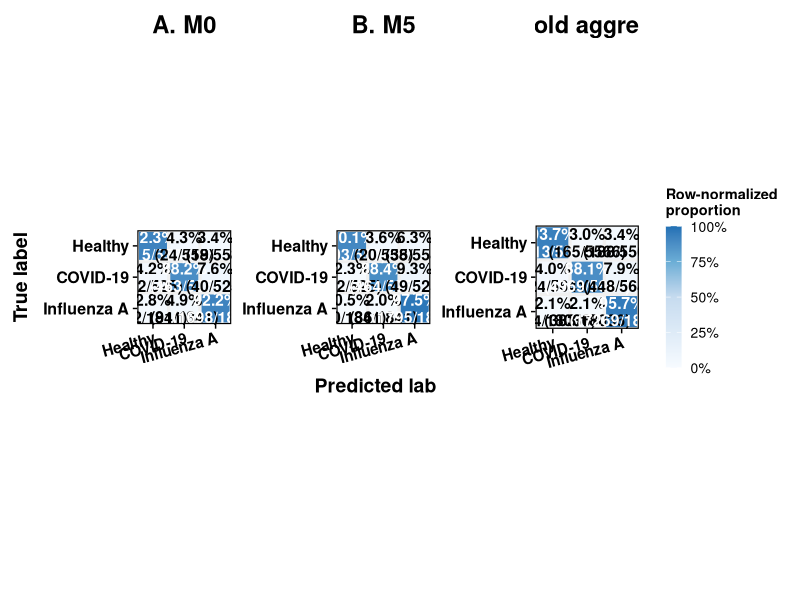
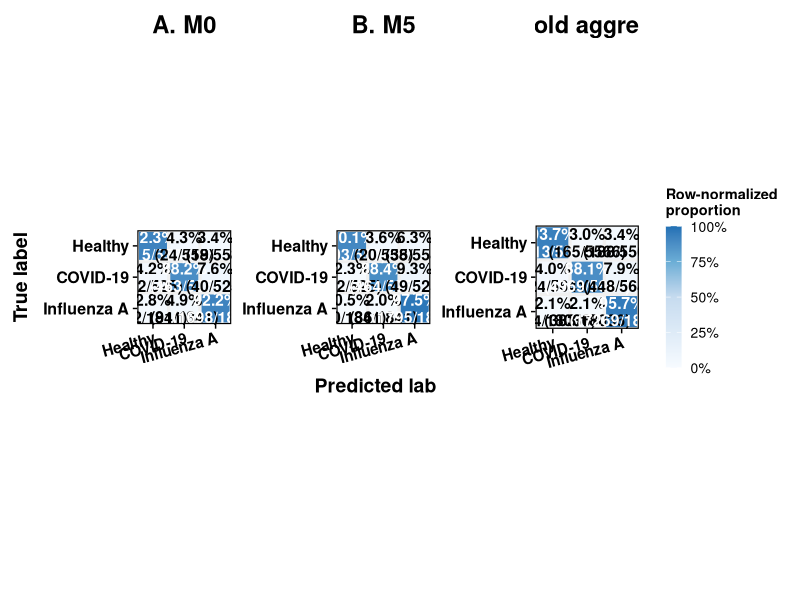
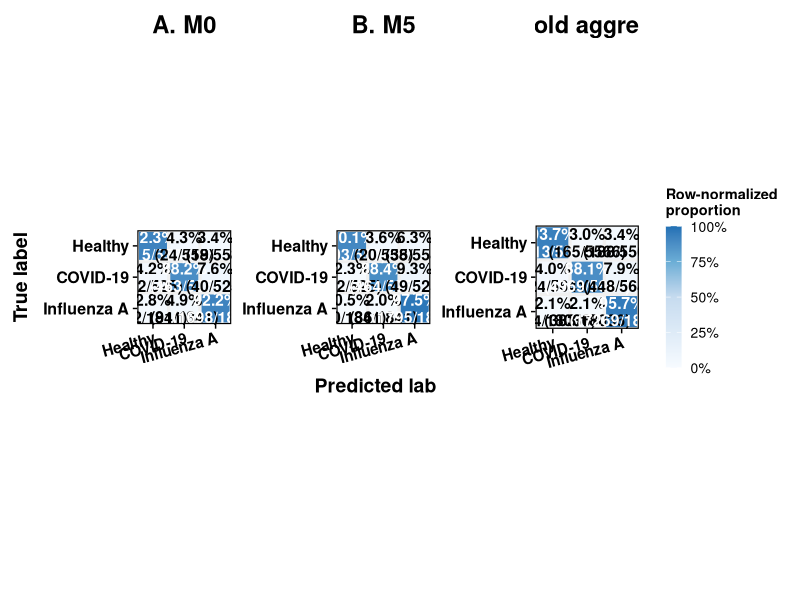

These charts were generated, in order, by the following R code:
# =========================================================
# Figure 2. Composite confusion matrices
# A. M0
# B. M5
# C. 5-fold aggregated
# FINAL STABLE VERSION
# =========================================================

library(ggplot2)
library(dplyr)
library(scales)
library(patchwork)
library(grid)

# -----------------------------
# 0. Global settings
# -----------------------------
class_names <- c("Healthy", "COVID-19", "Influenza A")
base_family_use <- "sans"   # 想换字体可改成 "Arial"

# -----------------------------
# 1. Input matrices
# -----------------------------
# M0
cm_M0 <- matrix(
  c(
    515, 24, 19,
    22, 463, 40,
    52, 91, 1698
  ),
  nrow = 3,
  byrow = TRUE
)

# M5
cm_M5 <- matrix(
  c(
    503, 20, 35,
    12, 464, 49,
    10, 36, 1795
  ),
  nrow = 3,
  byrow = TRUE
)

# 5-fold CV
cm_fold1 <- matrix(
  c(
    1073, 22, 28,
    53, 1003, 73,
    102, 75, 3430
  ),
  nrow = 3,
  byrow = TRUE
)

cm_fold2 <- matrix(
  c(
    1063, 26, 35,
    64, 958, 106,
    80, 42, 3485
  ),
  nrow = 3,
  byrow = TRUE
)

cm_fold3 <- matrix(
  c(
    1046, 37, 40,
    31, 1006, 91,
    76, 71, 3461
  ),
  nrow = 3,
  byrow = TRUE
)

cm_fold4 <- matrix(
  c(
    1005, 19, 49,
    60, 968, 100,
    63, 45, 3499
  ),
  nrow = 3,
  byrow = TRUE
)

cm_fold5 <- matrix(
  c(
    1026, 61, 36,
    16, 1034, 78,
    63, 150, 3394
  ),
  nrow = 3,
  byrow = TRUE
)

# Aggregated 5-fold confusion matrix
cm_agg <- cm_fold1 + cm_fold2 + cm_fold3 + cm_fold4 + cm_fold5

cat("Aggregated 5-fold confusion matrix:\n")
print(cm_agg)
# 应为：
#      [,1] [,2]  [,3]
# [1,] 5213  165   188
# [2,]  224 4969   448
# [3,]  384  383 17269

# -----------------------------
# 2. Helper: matrix -> tidy df
# -----------------------------
mat_to_df <- function(mat) {
  df <- expand.grid(True = 1:3, Pred = 1:3)
  
  df$Count <- mapply(function(i, j) mat[i, j], df$True, df$Pred)
  
  row_totals <- rowSums(mat)
  df$Total <- row_totals[df$True]
  df$Proportion <- df$Count / df$Total
  df$Percent <- df$Proportion * 100
  df$Label <- sprintf("%.1f%%\n(%d/%d)", df$Percent, df$Count, df$Total)
  df$TextColor <- ifelse(df$Proportion >= 0.50, "white", "black")
  
  # x 轴：左到右 Healthy, COVID-19, Influenza A
  df$x <- df$Pred
  
  # y 轴：上到下 Healthy, COVID-19, Influenza A
  df$y <- 4 - df$True
  
  df
}

# -----------------------------
# 3. Helper: single confusion matrix panel (NO title here)
# -----------------------------
plot_one_confmat <- function(mat,
                             show_y_title = FALSE,
                             show_x_title = FALSE,
                             show_legend = FALSE) {
  
  df <- mat_to_df(mat)
  
  p <- ggplot(df, aes(x = x, y = y, fill = Proportion)) +
    geom_tile(width = 0.98, height = 0.98, color = "#F0F0F0", linewidth = 0.9) +
    geom_text(
      aes(label = Label, color = TextColor),
      size = 4.0,
      fontface = "bold",
      lineheight = 0.92,
      family = base_family_use
    ) +
    scale_color_identity() +
    scale_fill_gradientn(
      colours = c("#F7FBFF", "#DEEBF7", "#C6DBEF", "#6BAED6", "#2171B5"),
      limits = c(0, 1),
      breaks = c(0, 0.25, 0.50, 0.75, 1.00),
      labels = percent_format(accuracy = 1),
      name = "Row-normalized\nproportion"
    ) +
    scale_x_continuous(
      breaks = 1:3,
      labels = class_names,
      limits = c(0.5, 3.5),
      expand = c(0, 0)
    ) +
    scale_y_continuous(
      breaks = c(3, 2, 1),
      labels = class_names,
      limits = c(0.5, 3.5),
      expand = c(0, 0)
    ) +
    labs(
      x = if (show_x_title) "Predicted label" else NULL,
      y = if (show_y_title) "True label" else NULL
    ) +
    theme_bw(base_size = 13, base_family = base_family_use) +
    theme(
      aspect.ratio = 1,
      panel.grid = element_blank(),
      panel.border = element_rect(color = "black", fill = NA, linewidth = 0.8),
      plot.background = element_rect(fill = "white", color = NA),
      panel.background = element_rect(fill = "white", color = NA),
      
      axis.text.x = element_text(
        angle = 15, hjust = 1, vjust = 1,
        face = "bold", color = "black", size = 11.0,
        margin = margin(t = 2)
      ),
      axis.text.y = element_text(
        face = "bold", color = "black", size = 11.5
      ),
      axis.title.x = element_text(
        face = "bold", color = "black", size = 14,
        margin = margin(t = 8)
      ),
      axis.title.y = element_text(
        face = "bold", color = "black", size = 14,
        margin = margin(r = 8)
      ),
      axis.ticks = element_line(color = "black", linewidth = 0.5),
      
      legend.title = element_text(
        face = "bold", color = "black", size = 10.5
      ),
      legend.text = element_text(
        color = "black", size = 10
      ),
      legend.key.height = unit(0.72, "cm"),
      legend.key.width  = unit(0.40, "cm"),
      
      plot.margin = margin(0, 4, 4, 4)
    )
  
  if (!show_legend) {
    p <- p + theme(legend.position = "none")
  }
  
  p
}

# -----------------------------
# 4. Helper: title strip (separate small row above each panel)
# -----------------------------
make_title_strip <- function(label_text) {
  ggplot() +
    annotate(
      "text",
      x = 0.5, y = 0.5,
      label = label_text,
      fontface = "bold",
      size = 6.0,
      family = base_family_use
    ) +
    xlim(0, 1) + ylim(0, 1) +
    theme_void() +
    theme(
      plot.margin = margin(0, 0, -10, 0)
    )
}

# -----------------------------
# 5. Build main panels
# -----------------------------
pA_main <- plot_one_confmat(
  mat = cm_M0,
  show_y_title = TRUE,
  show_x_title = FALSE,
  show_legend = FALSE
)

pB_main <- plot_one_confmat(
  mat = cm_M5,
  show_y_title = FALSE,
  show_x_title = TRUE,
  show_legend = FALSE
)

pC_main <- plot_one_confmat(
  mat = cm_agg,
  show_y_title = FALSE,
  show_x_title = FALSE,
  show_legend = TRUE
)

# -----------------------------
# 6. Add title strips
# -----------------------------
colA <- (make_title_strip("A. M0") / pA_main) +
  plot_layout(heights = c(0.07, 1))

colB <- (make_title_strip("B. M5") / pB_main) +
  plot_layout(heights = c(0.07, 1))

colC <- (make_title_strip("C. 5-fold aggregated") / pC_main) +
  plot_layout(heights = c(0.07, 1))

# -----------------------------
# 7. Assemble final figure
# -----------------------------
Figure2 <- (colA | colB | colC) +
  plot_layout(widths = c(1, 1, 1.10))

print(Figure2)

# -----------------------------
# 8. Export
# -----------------------------
ggsave(
  filename = "Figure2_confusion_matrix_composite_FINAL.pdf",
  plot = Figure2,
  width = 13.8, height = 4.9,
  units = "in",
  device = cairo_pdf,
  bg = "white"
)

ggsave(
  filename = "Figure2_confusion_matrix_composite_FINAL.tiff",
  plot = Figure2,
  width = 13.8, height = 4.9,
  units = "in",
  dpi = 600,
  compression = "lzw",
  bg = "white"
)
